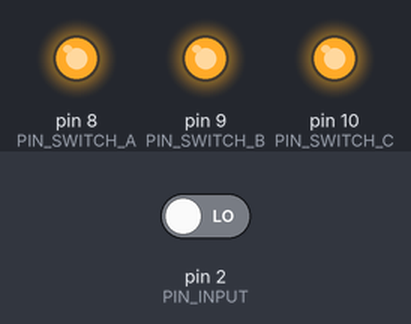
Recording of a sketch running on a simulated Arduino Uno, built with avr-gcc and run on an emulated ATmega328P. On the bench: output pins drawn as LEDs (lit = HIGH). Inputs (shaded band) come from the test bench; at power-on: pin 2 (PIN_INPUT) LOW. What the sketch prints to the serial monitor is not drawn.

Above: at 0.1 s.
Timing chart, 0 to 1.6 s (numbered marks = the images above):
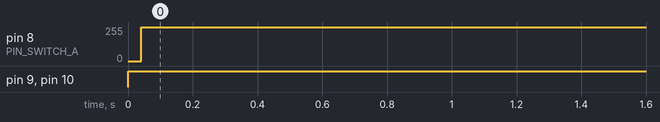

The sketch:

simple-read.ino
```cpp
// Pino Arduino que receberá o valor lido do CD4051B
// Este pino Arduino deverá estar conectado ao pino 3 do CD4051B
// Podemos utilizar pino digital ou analógico, porém é necessário
// chamar as funções readDigitalValue (para digital),
// readAnalogValue(para analógico) correspondente
#define PIN_INPUT 2

// Pinos **Arduino** conectados aos switches do CD4051B
// Os pinos A, B, C devem estar conectados aos pinos
// 11, 10 e 9 do CD4051B nesta ordem
#define PIN_SWITCH_A 8
#define PIN_SWITCH_B 9
#define PIN_SWITCH_C 10

const int switches[3] = {PIN_SWITCH_A, PIN_SWITCH_B, PIN_SWITCH_C};

void setup() {

  Serial.begin(9600);

  // define modo de entrada/saída dos pinos Arduino
  pinMode(PIN_INPUT, INPUT);
  pinMode(PIN_SWITCH_A, OUTPUT);
  pinMode(PIN_SWITCH_B, OUTPUT);
  pinMode(PIN_SWITCH_C, OUTPUT);

}

void loop() {

  // código de exemplo, responsável por ler todos os
  // canais do CD4051B e imprimir os valores lidos no
  // monitor serial
  for (int channel = 0; channel < 8; channel++) {

    int v = readDigitalValue(channel);

    Serial.print("C["); Serial.print(channel); Serial.print("]=");
    Serial.print(v); Serial.print("\t");

  }

  Serial.println("");

  delay(5000);

}

/**
 * Seleciona o canal de entrada do CD4051B.
 *
 * @param switchPins array com os pinos no Arduino correspondentes aos switches A, B, C respectivamente
 *
 */
void selectChannel(const int switchPins[3], int channel) {

  digitalWrite(switchPins[0], channel & 1 ? HIGH : LOW);
  digitalWrite(switchPins[1], channel & 2 ? HIGH : LOW);
  digitalWrite(switchPins[2], channel & 4 ? HIGH : LOW);

}

/**
 * Read a digital value from a single CD4051B
 *
 * @param channel channel number
 * @return the value read from the channel (one of HIGH or LOW)
 *
 */
int readDigitalValue(int channel) {
  selectChannel(switches, channel);
  return digitalRead(PIN_INPUT);
}

/**
 * Read an analog value from a single CD4051B
 *
 * @param channel channel number
 * @return the value read from the channel (0-1023)
 *
 */
int readAnalogValue(int channel) {
  selectChannel(switches, channel);
  return analogRead(PIN_INPUT);
}
```

Measured:
- by itself, pin 8 (PIN_SWITCH_A): 0/255 → 255/255 at 0.04 s
- by itself, pin 9 (PIN_SWITCH_B), pin 10 (PIN_SWITCH_C): LOW → HIGH at 0.00 s
